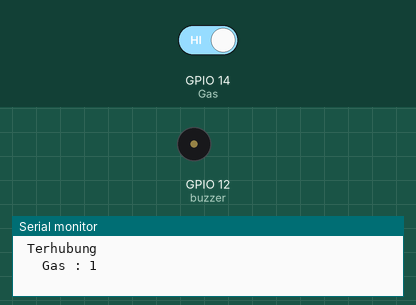
Simulated run of this sketch. Board: ESP8266 (NodeMCU). Shown: buzzer (waves = sounding, pin HIGH), the last lines printed to the serial monitor. Inputs (shaded band) come from the test bench; at power-on: GPIO 14 (Gas) HIGH.

Above: at 2.7 s.
2.8 s: GPIO 14 (Gas) driven LOW
At 4.1 s:
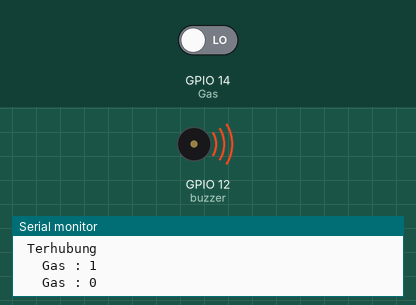
5.5 s: GPIO 14 (Gas) driven HIGH
At 6.8 s:
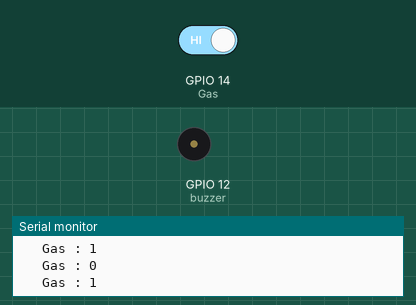
Timing chart, 0 to 8.5 s (numbered marks = the images above; inputs shaded):
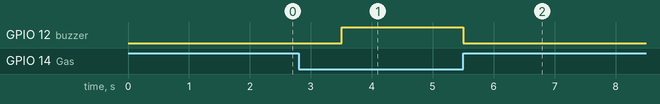

The sketch:

SenorGasVani.ino
```cpp
#include "CTBot.h"
CTBot myBot;

String ssid = "V";     // Sesuikan dengan nama wifi anda
String pass = "fanifani"; // sesuaikan password wifi
String token = "6330266189:AAGy7lFBY7sILaUp93bnETO5-g_YTBwovpw"; // token bot telegram yang telah dibuat

#define buzzer 12 //GPIO12 (D6)
#define Gas 14 //GPIO14 (D5)

void setup() {
  pinMode(Gas, INPUT);
  pinMode(buzzer, OUTPUT);
  Serial.begin(9600);
  myBot.wifiConnect(ssid, pass);

  myBot.setTelegramToken(token);

  // check if all things are ok
  if (myBot.testConnection())
    Serial.println("\n Terhubung");
  else
    Serial.println("\n Tidak Terhubung");
}

void loop() {
  int bacasensorgas = digitalRead(Gas);
  Serial.print("   Gas : ");
  Serial.println(bacasensorgas);
  if(bacasensorgas==0) //terdeteksi gas
  {
    String kirim;
    kirim ="Lapor Bos.! Ada Kebocoran Gas";
    myBot.sendMessage(1634912696, kirim);
    digitalWrite(buzzer, HIGH);
    delay(1000);
  }
  else
  {
    digitalWrite(buzzer, LOW);
    delay(1000);
  }
  delay(1000);
}
```

Measured:
- after the input at 2.8 s, GPIO 12 (buzzer): LOW → HIGH after 0.70 s
- after the input at 5.5 s, GPIO 12 (buzzer): HIGH → LOW at once
